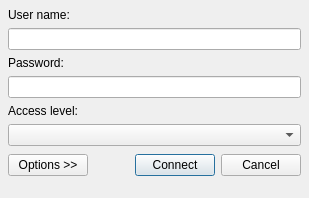
<ui version="4.0" >
 <class>login_form</class>
 <widget class="QDialog" name="login_form" >
  <property name="geometry" >
   <rect>
    <x>0</x>
    <y>0</y>
    <width>309</width>
    <height>198</height>
   </rect>
  </property>
  <property name="sizePolicy" >
   <sizepolicy vsizetype="Preferred" hsizetype="Preferred" >
    <horstretch>0</horstretch>
    <verstretch>0</verstretch>
   </sizepolicy>
  </property>
  <property name="windowTitle" >
   <string>Login</string>
  </property>
  <property name="windowIcon" >
   <iconset>
    <normaloff/>
   </iconset>
  </property>
  <layout class="QGridLayout" >
   <property name="margin" >
    <number>8</number>
   </property>
   <property name="spacing" >
    <number>6</number>
   </property>
   <item row="6" column="0" >
    <layout class="QGridLayout" >
     <property name="margin" >
      <number>0</number>
     </property>
     <property name="spacing" >
      <number>6</number>
     </property>
     <item row="0" column="2" >
      <widget class="QPushButton" name="pbOk" >
       <property name="text" >
        <string>Connect</string>
       </property>
      </widget>
     </item>
     <item row="0" column="1" >
      <spacer>
       <property name="orientation" >
        <enum>Qt::Horizontal</enum>
       </property>
       <property name="sizeType" >
        <enum>QSizePolicy::Expanding</enum>
       </property>
       <property name="sizeHint" stdset="0" >
        <size>
         <width>16</width>
         <height>26</height>
        </size>
       </property>
      </spacer>
     </item>
     <item row="0" column="0" >
      <widget class="QPushButton" name="pbOptions" >
       <property name="text" >
        <string>Options >></string>
       </property>
      </widget>
     </item>
     <item row="0" column="3" >
      <widget class="QPushButton" name="pbCancel" >
       <property name="text" >
        <string>Cancel</string>
       </property>
      </widget>
     </item>
     <item row="1" column="0" colspan="4" >
      <spacer>
       <property name="orientation" >
        <enum>Qt::Vertical</enum>
       </property>
       <property name="sizeHint" stdset="0" >
        <size>
         <width>261</width>
         <height>1</height>
        </size>
       </property>
      </spacer>
     </item>
    </layout>
   </item>
   <item row="0" column="0" >
    <widget class="QLabel" name="lName" >
     <property name="sizePolicy" >
      <sizepolicy vsizetype="Fixed" hsizetype="Minimum" >
       <horstretch>0</horstretch>
       <verstretch>0</verstretch>
      </sizepolicy>
     </property>
     <property name="frameShape" >
      <enum>QFrame::NoFrame</enum>
     </property>
     <property name="frameShadow" >
      <enum>QFrame::Plain</enum>
     </property>
     <property name="text" >
      <string>User name:</string>
     </property>
    </widget>
   </item>
   <item row="3" column="0" >
    <widget class="QLineEdit" name="lePassword" >
     <property name="sizePolicy" >
      <sizepolicy vsizetype="Fixed" hsizetype="Minimum" >
       <horstretch>0</horstretch>
       <verstretch>0</verstretch>
      </sizepolicy>
     </property>
     <property name="echoMode" >
      <enum>QLineEdit::Password</enum>
     </property>
    </widget>
   </item>
   <item row="2" column="0" >
    <widget class="QLabel" name="lPassword" >
     <property name="sizePolicy" >
      <sizepolicy vsizetype="Fixed" hsizetype="Minimum" >
       <horstretch>0</horstretch>
       <verstretch>0</verstretch>
      </sizepolicy>
     </property>
     <property name="frameShape" >
      <enum>QFrame::NoFrame</enum>
     </property>
     <property name="frameShadow" >
      <enum>QFrame::Plain</enum>
     </property>
     <property name="text" >
      <string>Password:</string>
     </property>
    </widget>
   </item>
   <item row="1" column="0" >
    <widget class="QLineEdit" name="leUserName" >
     <property name="sizePolicy" >
      <sizepolicy vsizetype="Fixed" hsizetype="Minimum" >
       <horstretch>0</horstretch>
       <verstretch>0</verstretch>
      </sizepolicy>
     </property>
    </widget>
   </item>
   <item row="4" column="0" >
    <widget class="QLabel" name="lLevel" >
     <property name="text" >
      <string>Access level:</string>
     </property>
    </widget>
   </item>
   <item row="5" column="0" >
    <widget class="QComboBox" name="cbLevel" />
   </item>
  </layout>
 </widget>
 <layoutdefault spacing="6" margin="11" />
 <tabstops>
  <tabstop>leUserName</tabstop>
  <tabstop>lePassword</tabstop>
  <tabstop>pbOk</tabstop>
  <tabstop>pbCancel</tabstop>
  <tabstop>pbOptions</tabstop>
 </tabstops>
 <resources/>
 <connections/>
</ui>
